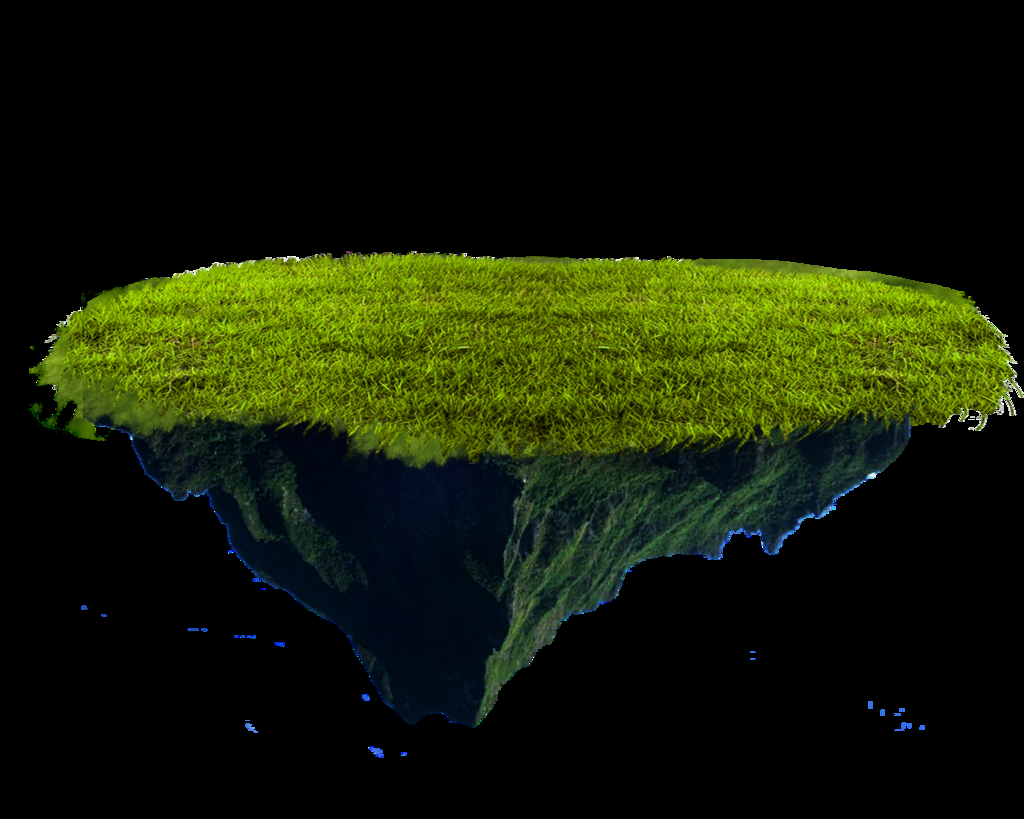
#> input picture Open Cv tutorial/Getting startted with images/a.png, 1024 x 819 px
$ python first.py
#> lines starting #> are read from the running program, lines starting #| are printed output that depends on the picture
import cv2  #import cv2 (open-cv)

#read the image in 3 different modes
img_1 = cv2.imread("a.png",0)   #grayscale
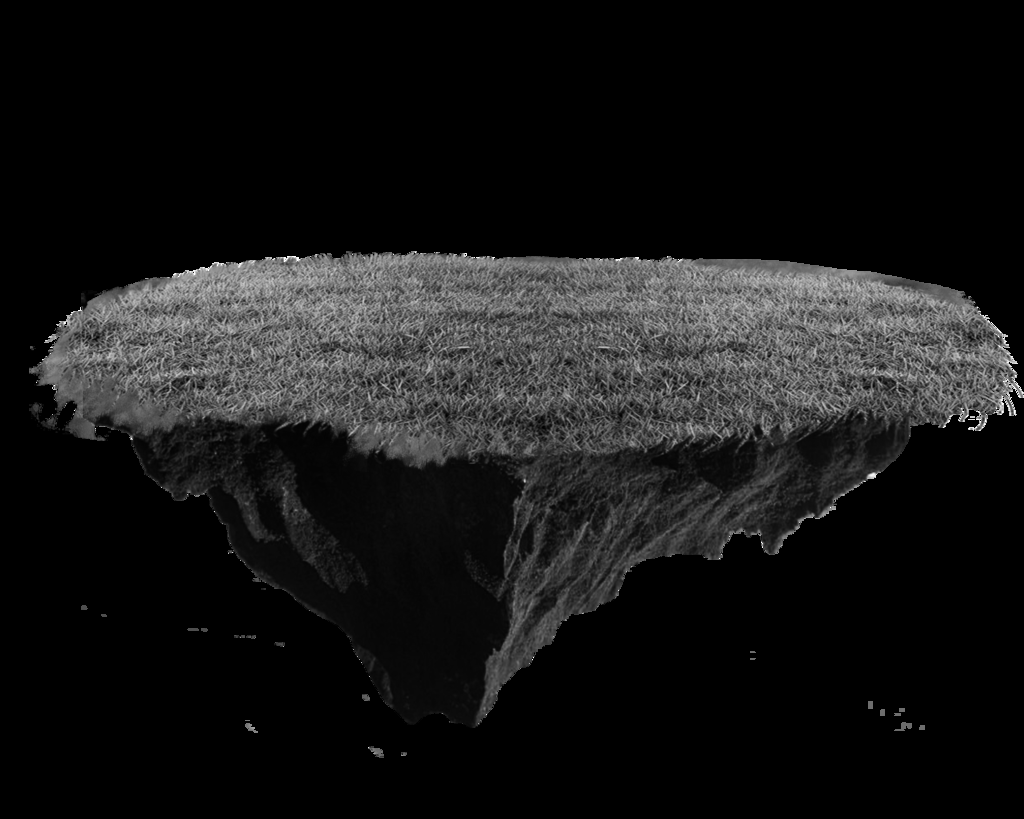
#> img_1: shape (819, 1024); min 0, max 255, mean 22.9
img_2 = cv2.imread("a.png",1)   #color w/o transparency
#> img_2 is the input picture: shape (819, 1024, 3); mean B, G, R 6.2, 27.5, 20.6
img_3 = cv2.imread("a.png",-1)  #color with transparency

#create a window
cv2.namedWindow('image', cv2.WINDOW_NORMAL)

#display img_1 in the window
cv2.imshow('image',img_1)
cv2.waitKey(0)

#display img_2 in the window
cv2.imshow('image',img_2)
cv2.waitKey(0)

#display img_3 in the window
cv2.imshow('image',img_3)
cv2.waitKey(0)

cv2.destroyAllWindows()     #destroy all windows
